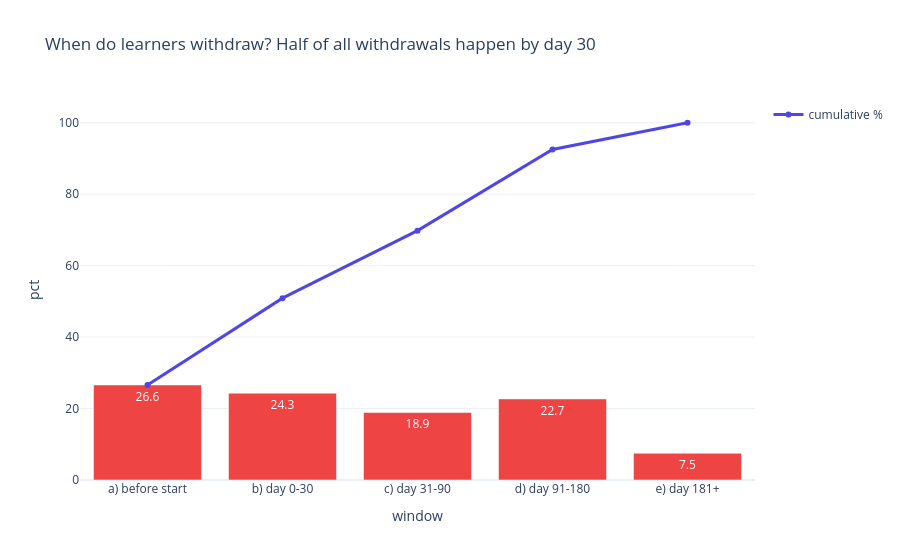

Here is the notebook cell this chart was saved with:
### Code cell
w = Q['withdrawal_timing']; display(w)
fig = px.bar(w, x='window', y='pct', text='pct', color_discrete_sequence=[BRAND[4]],
             title='When do learners withdraw? Half of all withdrawals happen by day 30')
fig.add_scatter(x=w.window, y=w.cumulative_pct, mode='lines+markers', name='cumulative %', line=dict(color=BRAND[0], width=3))
save(fig, "04_withdrawal_timing"); fig.show()

### Figure 1 — Plotly figure (JSON) as saved in the notebook; plotly's stock layout.template omitted (floating-point values rounded to 4 significant figures)
{"data": [{"hovertemplate": "window=%{x}<br>pct=%{text}<extra></extra>", "legendgroup": "", "marker": {"color": "#EF4444", "pattern": {"shape": ""}}, "name": "", "orientation": "v", "showlegend": false, "text": [26.6, 24.3, 18.9, 22.7, 7.5], "textposition": "auto", "type": "bar", "x": ["a) before start", "b) day 0-30", "c) day 31-90", "d) day 91-180", "e) day 181+"], "xaxis": "x", "y": [26.6, 24.3, 18.9, 22.7, 7.5], "yaxis": "y"}, {"line": {"color": "#4F46E5", "width": 3}, "mode": "lines+markers", "name": "cumulative %", "type": "scatter", "x": ["a) before start", "b) day 0-30", "c) day 31-90", "d) day 91-180", "e) day 181+"], "y": [26.6, 50.9, 69.8, 92.5, 100.0]}], "layout": {"barmode": "relative", "legend": {"tracegroupgap": 0}, "title": {"text": "When do learners withdraw? Half of all withdrawals happen by day 30"}, "xaxis": {"anchor": "y", "domain": [0.0, 1.0], "title": {"text": "window"}}, "yaxis": {"anchor": "x", "domain": [0.0, 1.0], "title": {"text": "pct"}}}}
